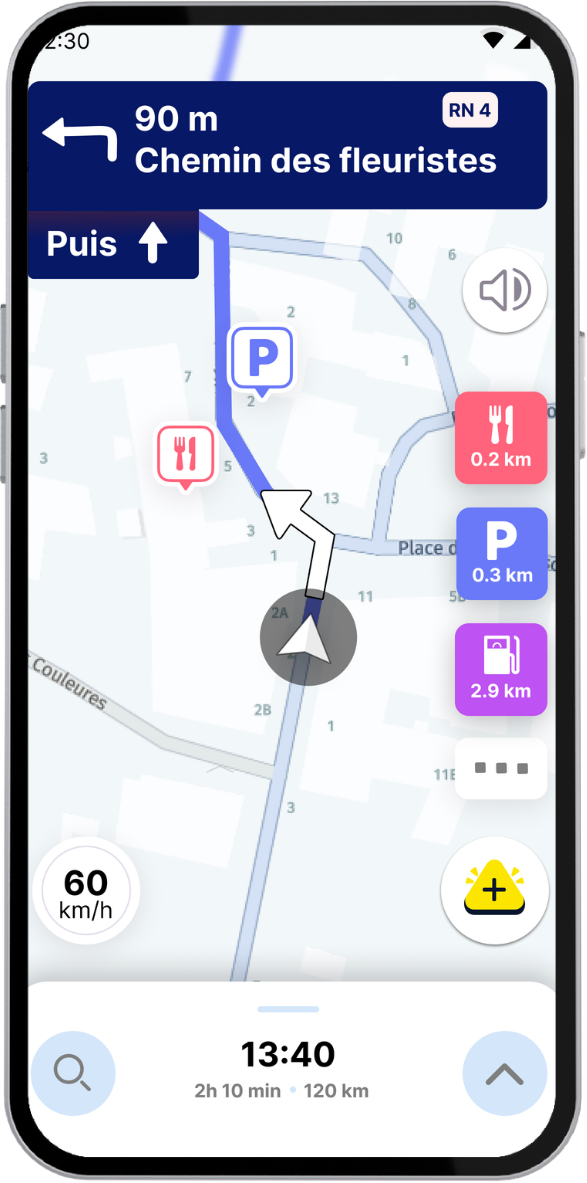
#> input picture black-friday/assets/telephone-gps.png, 587 x 1183 px
$ python traduire-telephone.py
#> lines starting #> are read from the running program, lines starting #| are printed output that depends on the picture
# Crée une capture du téléphone GPS par langue, avec « Puis » traduit dans l'encart de guidage.
# Usage : python3 black-friday/scripts/traduire-telephone.py
from pathlib import Path
from PIL import Image, ImageDraw, ImageFont

ICI = Path(__file__).resolve().parent.parent
SOURCE = ICI / "assets" / "telephone-gps.png"
POLICE = ICI.parent / "interstitiels" / "assets" / "fonts" / "Inter-Bold.otf"
MOTS = {"en": "Then", "de": "Dann", "it": "Poi", "es": "Luego", "nl": "Daarna", "pl": "Potem", "ro": "Apoi", "pt": "Depois"}

# Zone de l'encart « Puis ↑ » dans la capture (en pixels)
TEXTE_X, LIGNE_BASE = 49, 254          # début du mot, ligne de base (bas des capitales)
FOND_X0, FOND_X1, FOND_Y0, FOND_Y1 = 42, 194, 216, 270
FLECHE = (136, 219, 170, 266)           # flèche ↑ à déplacer après le mot
BORD_DROIT, ECART = 190, 22

src = Image.open(SOURCE).convert("RGBA")
#> src is the input picture: PIL image 587x1183 RGBA; mean R, G, B, A 185.7, 186.9, 200.1, 247.4
fleche = src.crop(FLECHE)
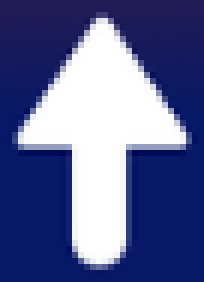
#> fleche: PIL image 34x47 RGBA (shown 6 times larger); mean R, G, B, A 92.4, 100.1, 149.2, 255
for lg, mot in MOTS.items():
    im = src.copy()
    d = ImageDraw.Draw(im)
    for y in range(FOND_Y0, FOND_Y1):            # le fond a un léger dégradé vertical
        d.line([(FOND_X0, y), (FOND_X1, y)], fill=src.getpixel((36, y)))
    taille = 32
    while True:
        f = ImageFont.truetype(str(POLICE), taille)
        l = d.textlength(mot, font=f)
        if TEXTE_X + l + ECART + fleche.width <= BORD_DROIT or taille <= 20:
            break
        taille -= 1
    d.text((TEXTE_X, LIGNE_BASE), mot, font=f, fill="white", anchor="ls")
    x = round(TEXTE_X + l + ECART)
    im.alpha_composite(fleche, (x - 3, FLECHE[1]))
    im.save(ICI / "assets" / f"telephone-gps-{lg}.png")
    print(lg, mot, taille)
#> this loop made 8 passes
#> pass 1, `im.save(ICI / "assets" / f"telephone-gps-{lg}.png")`:
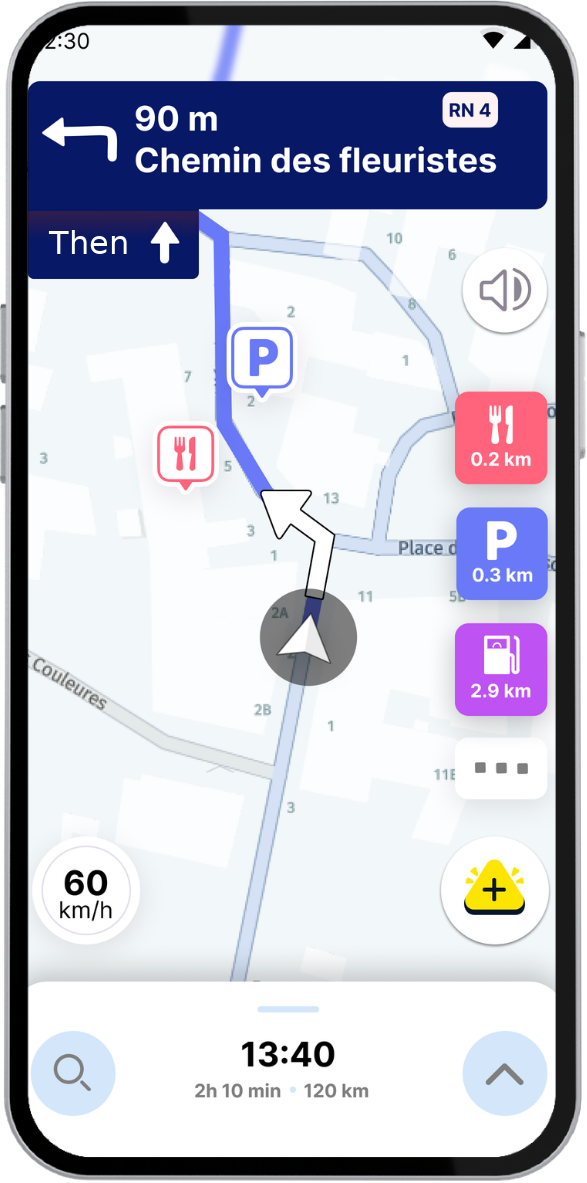
#> saved as telephone-gps-en.png: PIL image 587x1183 RGBA; mean R, G, B, A 185.6, 186.8, 200.1, 247.4; transparent parts drawn white
#> pass 2, `im.save(ICI / "assets" / f"telephone-gps-{lg}.png")`:
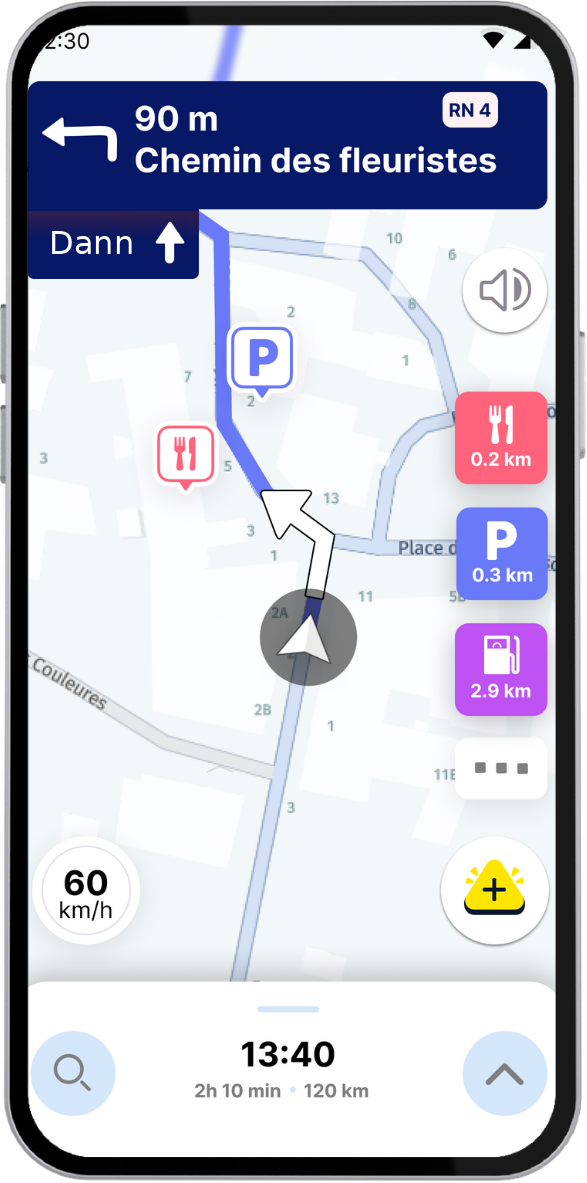
#> saved as telephone-gps-de.png: PIL image 587x1183 RGBA; mean R, G, B, A 185.6, 186.9, 200.1, 247.4; transparent parts drawn white
